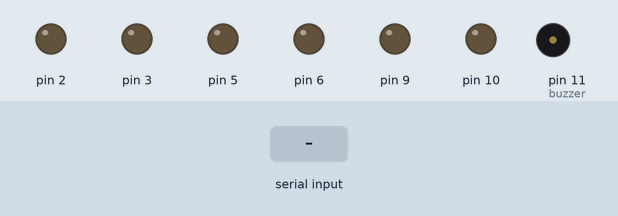
Bench run of a sketch on a simulated Arduino Uno, built with avr-gcc and run on an emulated ATmega328P. Shown: output pins drawn as LEDs (lit = HIGH), buzzer (waves = sounding, pin HIGH). The inputs (shaded band) are chosen by the test bench. What the sketch prints to the serial monitor is not drawn.

Above: at 2.2 s.
2.3 s: "forwardL\n" received over the second serial link
At 2.42 s:
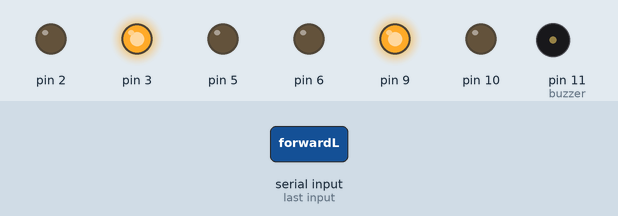
4.0 s: "backL\n" received over the second serial link
At 4.12 s:
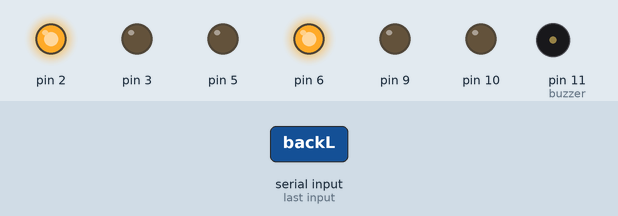
5.7 s: "forwardR\n" received over the second serial link
At 5.82 s:
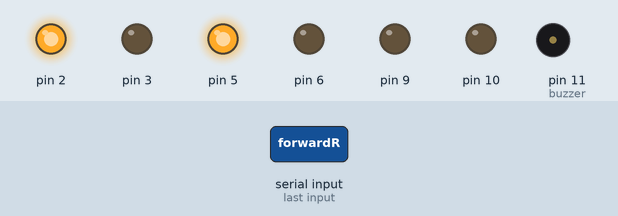
7.4 s: "backR\n" received over the second serial link
At 7.52 s:
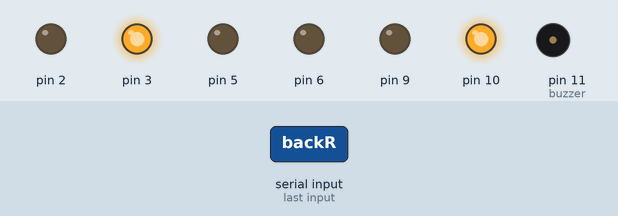
9.1 s: "forward\n" received over the second serial link
At 10.2 s:
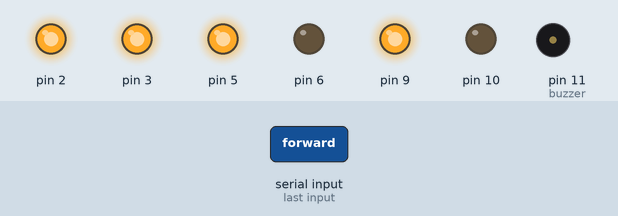
10.6 s: "backward\n" received over the second serial link
At 11.4 s:
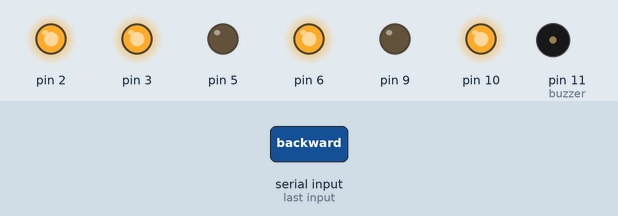
Timing chart, 0 to 13.1 s (numbered marks = the images above; inputs shaded):
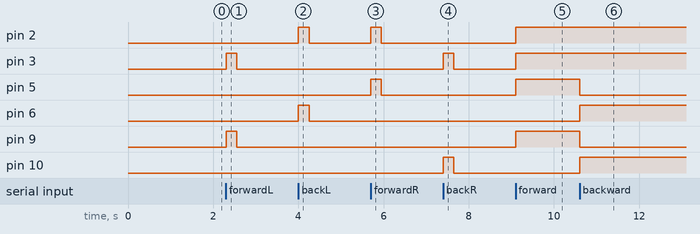

The sketch:

robot_car.ino
```cpp
#include "ultrasonic.h"
#include "motor.h"

#include <SoftwareSerial.h>

#define FORWARD 0
#define BACKWARD 1
#define ForwardLEFT 0
#define ForwardRIGHT 1
#define BackLEFT 2
#define BackRIGHT 3

#define LWheel 0
#define RWheel 1
#define BothWheel 2


//////////////////////////////////////////////////////////////////////////////////////////////////////
// Set to match your hardware
int RX_PIN = 7;
int TX_PIN = 8;

// Serial interface for the BlueSMiRF
SoftwareSerial bluetooth(RX_PIN, TX_PIN);

// Send and receive buffers
String bluetooth_rx_buffer = "";
String bluetooth_tx_buffer = "";

String lastCarDirection = "";

// Delimiter used to separate messages
char DELIMITER = '\n';


void setup() {
   Serial.begin(9600);
   bluetooth.begin(9600);
   us_sensor.SETUP();
   mLeft.SETUP();
   mRight.SETUP();

   Serial.println("Initialized.");
   delay(1000);
}


void carDirection(int dir){
   if(dir==FORWARD){
      mLeft.spin(FORWARD);
      mRight.spin(FORWARD);
   }
   else if(dir==BACKWARD){
      mLeft.spin(BACKWARD);
      mRight.spin(BACKWARD);
   }
}

void carStop(){
   mLeft.stopspin();
   mRight.stopspin();
}

void carTurn(int dir){
   if(dir==ForwardLEFT){
      mLeft.stopspin();
      mRight.spin(FORWARD);
   }
   else if(dir==ForwardRIGHT){
      mLeft.spin(FORWARD);
      mRight.stopspin();
   }
   else if(dir==BackLEFT){
      mLeft.spin(BACKWARD);
      mRight.stopspin();
   }
   else if(dir==BackRIGHT){
      mLeft.stopspin();
      mRight.spin(BACKWARD);
   }
   delay(250);
   carStop();
}


//////////////////////////////////////////////////////////////////////////////////////////////////////
//////////////////////////////////////////////////////////////////////////////////////////////////////
/**
* Called when a complete message is received.
*/
void gotCommand(String cmd) {

   //robot control logic
   if(cmd=="forwardL"){
      //carStop();
      carTurn(ForwardLEFT);
      bluetooth.println("going front left!");
   }
   else if(cmd=="backL"){
      carTurn(BackLEFT);
      bluetooth.println("going back left!");
   }
   else if(cmd=="forwardR"){
      carTurn(ForwardRIGHT);
      bluetooth.println("going front right!");
   }
   else if(cmd=="backR"){
      carTurn(BackRIGHT);
      bluetooth.println("going back right!");

   }
   else if(cmd=="forward"){
      carDirection(FORWARD);
      bluetooth.println("going forward!");
   }
   else if(cmd=="backward"){
      carDirection(BACKWARD);
      bluetooth.println("going backward!");
   }
   else if(cmd="stop"){
      carStop();
      bluetooth.println("robot stopped!");
   }
}

/**
* Finds complete messages from the rx buffer.
*/
void parseReadBuffer() {

   // Find the first delimiter in the buffer
   int inx = bluetooth_rx_buffer.indexOf(DELIMITER);

   // If there is none, exit
   if (inx == -1) return;

   // Get the complete message, minus the delimiter
   String s = bluetooth_rx_buffer.substring(0, inx);

   // Remove the message from the buffer
   bluetooth_rx_buffer = bluetooth_rx_buffer.substring(inx + 1);

   // Process the message
   gotCommand(s);
}

void parseWriteBuffer() {

   // Find the first delimiter in the buffer
   int inx = bluetooth_tx_buffer.indexOf(DELIMITER);

   // If there is none, exit
   if (inx == -1) return;

   // Get the complete message, including the delimiter
   String message = bluetooth_tx_buffer.substring(0, inx + 1);

   // Remove the message from the buffer
   bluetooth_tx_buffer = bluetooth_tx_buffer.substring(inx + 1);

   // Send off the message
   bluetooth.print(message);
   Serial.print("[SENT] " + message);

}


//////////////////////////////////////////////////////////////////////////////////////////////////////
//////////////////////////////////////////////////////////////////////////////////////////////////////
//////////////////////////////////////////////////////////////////////////////////////////////////////
//////////////////////////////////////////////////////////////////////////////////////////////////////


/*
-if receive bt command, act on that command
- list of different commands
*/
void loop() {

   if(bluetooth.available()) {

      while(bluetooth.available()) {
         bluetooth_rx_buffer += (char)bluetooth.read();
      }
      // Look for complete messages
      parseReadBuffer();
   }
 /*  if(!us_sensor.measure()){
      carStop();
      bluetooth.println("obstacle ahead!");
   }
   */
}
```

motor.cpp
```cpp
#include "Arduino.h"
#include "motor.h"

#define FORWARD 0
#define BACKWARD 1

const int cLeft1 = 5; // connected to pin 7 on the H-bridge
const int cLeft2 = 6; // connected to pin 2 on the H-bridge
const int cRight1 = 9; // connected to pin 10 on the H-bridge
const int cRight2 = 10; // connected to pin 15 on the H-bridge
const int enLeft = 2;   // connected to pin 1 on the H-bridge
const int enRight = 3;  // connected to pin 9 on the H-bridge

// create some variables to hold values from your inputs
int onOffSwitchState = 0;  // current state of the On/Off switch
int previousOnOffSwitchState = 0; // previous position of the on/off switch
int directionSwitchState = 0;  // current state of the direction switch
int previousDirectionSwitchState = 0;  // previous state of the direction switch

int motorend = 0; // Turns the motor on/off
int motorSpeed = 0; // speed of the motor
int motorDirection = 1; // current direction of the motor


motor::motor(int cPin1, int cPin2,int enPin){
   this->cPin1=cPin1;
   this->cPin2=cPin2;
   this->enPin=enPin;
}

void motor::SETUP(){
  Serial.begin(9600);
  // intialize the inputs and outputs
  pinMode(cPin1, OUTPUT);
  pinMode(cPin2, OUTPUT);
  pinMode(enPin, OUTPUT);

  // pull the en pin LOW to start
  digitalWrite(enPin, LOW);
}

void motor::spin(int dir){

  // change the direction the motor spins by talking
  // to the c pins on the H-Bridge
  if (dir == FORWARD) {
    digitalWrite(cPin1, HIGH);
    digitalWrite(cPin2, LOW);
  }
  else if(dir ==BACKWARD) {
    digitalWrite(cPin1, LOW);
    digitalWrite(cPin2, HIGH);
  }
    //analogWrite(enPin, HIGH);
   digitalWrite(enPin, HIGH);
}


void motor::stopspin(){
   //analogWrite(enPin,0);
    digitalWrite(cPin1, LOW);
    digitalWrite(cPin2, LOW);
    digitalWrite(enPin, LOW);
}

motor mLeft = motor(cLeft1,cLeft2,enLeft);
motor mRight = motor(cRight1,cRight2,enRight);
```

motor.h
```cpp
#ifndef motor_h
#define motor_h

class motor{
   public:
      int cPin1;
      int cPin2;
      int enPin;
      motor(int cPin1, int cPin2,int enPin);
      void SETUP();
      void spin(int dir);
      void stopspin();

};


extern motor mLeft;
extern motor mRight;
#endif
```

ultrasonic.cpp
```cpp
#include "Arduino.h"
#include "ultrasonic.h"

const int buzzer = 11;
const int triggerPin = 12; //triggering on pin 12
const int echoPin = 13; //echo on pin 13
int duration, distance;

//ultrasonic

ultrasonic::ultrasonic(){

}

void ultrasonic::SETUP(){
    Serial.begin(9600); //we'll start serial comunication, so we can see the distance on the serial monitor Serial.println("Tech Ponder's UltraSonic Sensor Tutorial");
    pinMode(triggerPin, OUTPUT); //defining pins
    pinMode(echoPin, INPUT);
    pinMode(buzzer, OUTPUT);
    digitalWrite(buzzer,LOW);
}

bool ultrasonic::measure(){
   int duration, distance; //Adding duration and distance

    digitalWrite(triggerPin, HIGH); //triggering the wave(like blinking an LED)

    delay(10);

    digitalWrite(triggerPin, LOW);

    duration = pulseIn(echoPin, HIGH); //a special function for listening and waiting for the wave

    distance = (duration/2) / 29.1; //transforming the number to cm(if you want inches, you have to change the 29.1 with a suitable number

    delay(1000);

    Serial.print(distance); //printing the numbers

    Serial.print("cm"); //and the unit

    Serial.println(" "); //just printing to a new line

    if (distance < 5){

        digitalWrite(buzzer,HIGH);

        Serial.println("Buzzer On");

        return true;
    }else{
      digitalWrite(buzzer,LOW);
      Serial.println("Buzzer off");
      return false;

    }
}

ultrasonic us_sensor = ultrasonic();
```

ultrasonic.h
```cpp
#ifndef fan_h
#define fan_h

class ultrasonic{
 public:
   ultrasonic();
   void SETUP();
   bool measure();

};


extern ultrasonic us_sensor;

#endif
```

Measured:
- after the input at 2.3 s, pin 3, pin 9: LOW → HIGH at once, → LOW 0.25 s later
- after the input at 4.0 s, pin 2, pin 6: LOW → HIGH at once, → LOW 0.25 s later
- after the input at 5.7 s, pin 2, pin 5: LOW → HIGH at once, → LOW 0.25 s later
- after the input at 7.4 s, pin 3, pin 10: LOW → HIGH at once, → LOW 0.25 s later
- after the input at 9.1 s, pin 2, pin 3, pin 5, pin 9: LOW → HIGH at once
- after the input at 10.6 s, pin 5, pin 9: HIGH → LOW at once; pin 6, pin 10: LOW → HIGH at once
